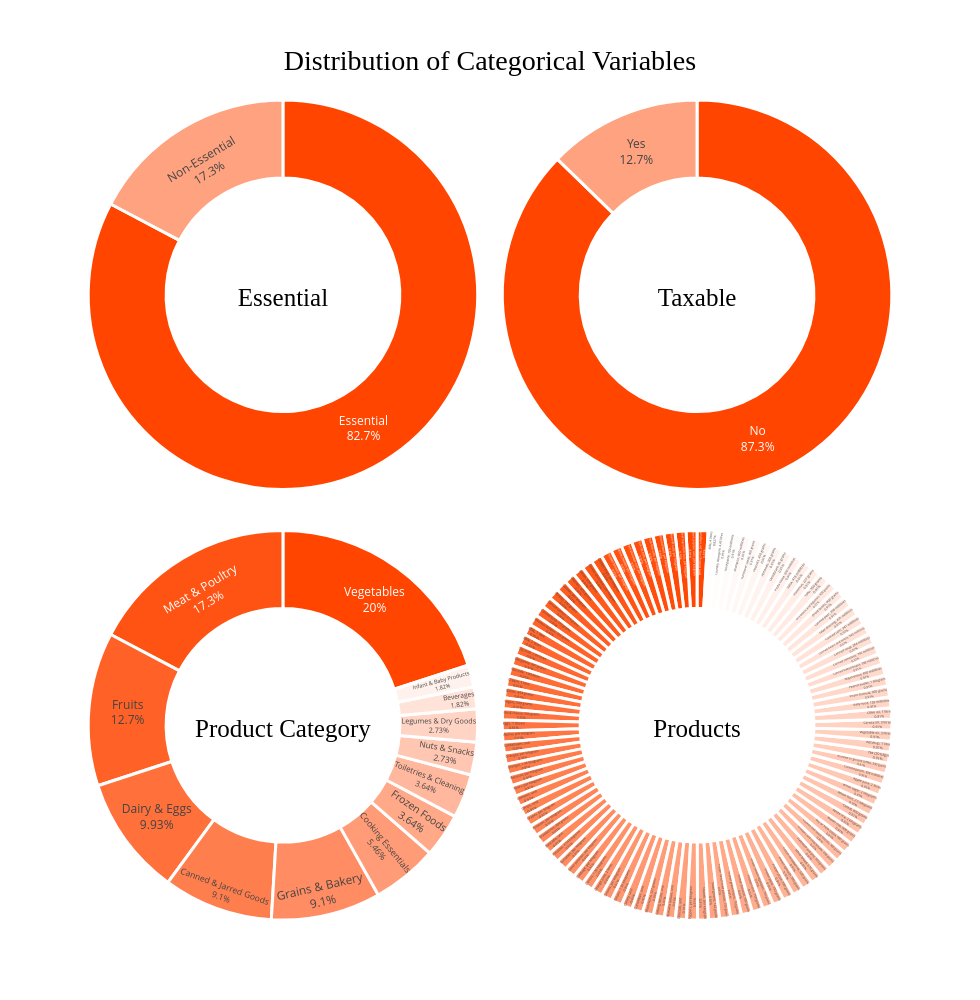

The notebook cell this image was saved under:
### Code cell
fig = make_subplots(rows=2, cols=2, specs=[[{'type':'domain'}]*2]*2, vertical_spacing=0.05, horizontal_spacing=0.01)


for i, feature in enumerate(df_categorical.columns):
    value_counts = df_categorical[feature].value_counts()
    labels = value_counts.index.tolist()
    values = value_counts.values.tolist()

    cmap = colors.LinearSegmentedColormap.from_list("orangered", ["orangered", "white"])
    norm = colors.Normalize(vmin=0, vmax=len(labels))
    color_list = [colors.rgb2hex(cmap(norm(i))) for i in range(len(labels))]

    pie_chart = go.Pie(
        labels=labels,
        values=values,
        hole=0.6,
        marker=dict(colors=color_list, line=dict(color='white', width=3)),
        textposition='inside',
        textinfo='percent+label',
        title=feature, 
        title_font=dict(size=25, color='black', family='Calibri')
    )

    if i < 4:
        row = i // 2 + 1
        col = i % 2 + 1
        fig.add_trace(pie_chart, row=row, col=col)

# Update the layout
fig.update_layout(showlegend=False, height=1000, width=980, 
                   title={
                          'text':"Distribution of Categorical Variables",
                          'y':0.95,
                          'x':0.5,
                          'xanchor':'center',
                          'yanchor':'top',
                          'font': {'size':28, 'color':'black', 'family':'Calibri'}
                         })

# Show the plot
fig.show()

### Figure 1 — Plotly figure (JSON) as saved in the notebook; plotly's stock layout.template omitted (floating-point values rounded to 4 significant figures)
{"data": [{"domain": {"x": [0, 0.495], "y": [0.525, 1]}, "hole": 0.6, "labels": ["Essential", "Non-Essential"], "marker": {"colors": ["#ff4500", "#ffa280"], "line": {"color": "white", "width": 3}}, "textinfo": "percent+label", "textposition": "inside", "title": {"font": {"color": "black", "family": "Calibri", "size": 25}, "text": "Essential"}, "type": "pie", "values": [98000, 20482]}, {"domain": {"x": [0.505, 1], "y": [0.525, 1]}, "hole": 0.6, "labels": ["No", "Yes"], "marker": {"colors": ["#ff4500", "#ffa280"], "line": {"color": "white", "width": 3}}, "textinfo": "percent+label", "textposition": "inside", "title": {"font": {"color": "black", "family": "Calibri", "size": 25}, "text": "Taxable"}, "type": "pie", "values": [103390, 15092]}, {"domain": {"x": [0, 0.495], "y": [0, 0.475]}, "hole": 0.6, "labels": ["Vegetables", "Meat & Poultry", "Fruits", "Dairy & Eggs", "Canned & Jarred Goods", "Grains & Bakery", "Cooking Essentials", "Frozen Foods", "Toiletries & Cleaning", "Nuts & Snacks", "Legumes & Dry Goods", "Beverages", "Infant & Baby Products"], "marker": {"colors": ["#ff4500", "#ff5313", "#ff6127", "#ff703b", "#ff7e4e", "#ff8c62", "#ff9b76", "#ffa989", "#ffb89d", "#ffc6b1", "#ffd4c4", "#ffe3d8", "#fff1ec"], "line": {"color": "white", "width": 3}}, "textinfo": "percent+label", "textposition": "inside", "title": {"font": {"color": "black", "family": "Calibri", "size": 25}, "text": "Product Category"}, "type": "pie", "values": [23716, 20482, 15092, 11760, 10780, 10780, 6468, 4312, 4312, 3234, 3234, 2156, 2156]}, {"domain": {"x": [0.505, 1], "y": [0, 0.475]}, "hole": 0.6, "labels": ["Beef stewing cuts, per kilogram", "Beef striploin cuts, per kilogram", "Beef top sirloin cuts, per kilogram", "Beef rib cuts, per kilogram", "Ground beef, per kilogram", "Pork loin cuts, per kilogram", "Pork rib cuts, per kilogram", "Pork shoulder cuts, per kilogram", "Whole chicken, per kilogram", "Chicken breasts, per kilogram", "Chicken thigh, per kilogram", "Chicken drumsticks, per kilogram", "Bacon, 500 grams", "Wieners, 400 grams", "Salmon, per kilogram", "Shrimp, 300 grams", "Canned salmon, 213 grams", "Canned tuna, 170 grams", "Meatless burgers, 226 grams", "Milk, 1 litre", "Milk, 2 litres", "Soy milk, 1.89 litres", "Margarine, 907 grams", "Nut milk, 1.89 litres", "Cream, 1 litre", "Butter, 454 grams", "Yogurt, 500 grams", "Block cheese, 500 grams", "Eggs, 1 dozen", "Apples, per kilogram", "Cantaloupe, unit", "Oranges, per kilogram", "Oranges, 1.36 kilograms", "Bananas, per kilogram", "Pears, per kilogram", "Lemons, unit", "Limes, unit", "Grapes, per kilogram", "Potatoes, per kilogram", "Strawberries, 454 grams", "Avocado, unit", "Potatoes, 4.54 kilograms", "Tomatoes, per kilogram", "Sweet potatoes, per kilogram", "Cabbage, per kilogram", "Carrots, 1.36 kilograms", "Orange juice, 2 litres", "Onions, per kilogram", "Onions, 1.36 kilograms", "Celery, unit", "Cucumber, unit", "Mushrooms, 227 grams", "Iceberg lettuce, unit", "Romaine lettuce, unit", "Broccoli, unit", "Peppers, per kilogram", "Squash, per kilogram", "Salad greens, 142 grams", "Frozen french fried potatoes, 750 grams", "Frozen green beans, 750 grams", "Frozen broccoli, 500 grams", "Frozen corn, 750 grams ", "Frozen mixed vegetables, 750 grams ", "Frozen peas, 750 grams", "Frozen pizza, 390 grams", "Frozen spinach, 300 grams", "Frozen strawberries, 600 grams", "White bread, 675 grams", "Flatbread and pita, 500 grams ", "Crackers and crisp breads, 200 grams ", "Cookies and sweet biscuits, 300 grams ", "Dry or fresh pasta, 500 grams", "Brown rice, 900 grams ", "White rice, 2 kilograms", "Cereal, 400 grams", "Wheat flour, 2.5 kilograms", "White sugar, 2 kilograms", "Apple juice, 2 litres", "Canned peach, 398 millilitres", "Roasted or ground coffee, 340 grams", "Tea (20 bags)", "Ketchup, 1 litre", "Vegetable oil, 3 litres", "Canola oil, 3 litres", "Olive oil, 1 litre", "Baby food, 128 millilitres", "Infant formula, 900 grams ", "Peanut butter, 1 kilogram", "Mayonnaise, 890 millilitres ", "Canned baked beans, 398 millilitres", "Canned tomatoes, 796 millilitres", "Canned soup, 284 millilitres", "Canned beans and lentils, 540 millilitres", "Canned corn, 341 millilitres", "Salad dressing, 475 millilitres", "Canned pear, 398 millilitres", "Dried lentils, 900 grams", "Dry beans and legumes, 900 grams ", "Tofu, 350 grams ", "Hummus, 227 grams", "Salsa, 418 millilitres", "Pasta sauce, 650 millilitres", "Deodorant, 85 grams", "Almonds, 200 grams", "Peanuts, 450 grams", "Sunflower seeds, 400 grams ", "Shampoo, 400 millilitres", "Toothpaste, 100 millilitres", "Laundry detergent, 4.43 litres", "Milk, 4 litres"], "marker": {"colors": ["#ff4500", "#ff4602", "#ff4804", "#ff4906", "#ff4c09", "#ff4d0b", "#ff4e0d", "#ff5110", "#ff5212", "#ff5414", "#ff5617", "#ff5719", "#ff591b", "#ff5b1e", "#ff5c20", "#ff5e22", "#ff6025", "#ff6127", "#ff6329", "#ff652c", "#ff672e", "#ff6830", "#ff6a33", "#ff6c35", "#ff6d37", "#ff6f3a", "#ff713c", "#ff723e", "#ff7441", "#ff7643", "#ff7745", "#ff7a48", "#ff7b4a", "#ff7c4c", "#ff7f4f", "#ff8051", "#ff8253", "#ff8456", "#ff8558", "#ff875a", "#ff895d", "#ff8a5f", "#ff8c61", "#ff8e64", "#ff8f66", "#ff9168", "#ff936b", "#ff956d", "#ff966f", "#ff9872", "#ff9a74", "#ff9b76", "#ff9d79", "#ff9f7b", "#ffa07d", "#ffa280", "#ffa482", "#ffa584", "#ffa786", "#ffa989", "#ffaa8b", "#ffac8d", "#ffae90", "#ffaf92", "#ffb194", "#ffb397", "#ffb599", "#ffb69b", "#ffb89e", "#ffbaa0", "#ffbba2", "#ffbda5", "#ffbfa7", "#ffc0a9", "#ffc2ac", "#ffc4ae", "#ffc5b0", "#ffc8b3", "#ffc9b5", "#ffcab7", "#ffcdba", "#ffcebc", "#ffd0be", "#ffd2c1", "#ffd3c3", "#ffd5c5", "#ffd7c8", "#ffd8ca", "#ffdacc", "#ffdccf", "#ffddd1", "#ffdfd3", "#ffe1d6", "#ffe3d8", "#ffe4da", "#ffe6dd", "#ffe8df", "#ffe9e1", "#ffebe4", "#ffede6", "#ffeee8", "#fff0eb", "#fff2ed", "#fff3ef", "#fff6f2", "#fff7f4", "#fff8f6", "#fffbf9", "#fffcfb", "#fffefd"], "line": {"color": "white", "width": 3}}, "textinfo": "percent+label", "textposition": "inside", "title": {"font": {"color": "black", "family": "Calibri", "size": 25}, "text": "Products"}, "type": "pie", "values": [1078, 1078, 1078, 1078, 1078, 1078, 1078, 1078, 1078, 1078, 1078, 1078, 1078, 1078, 1078, 1078, 1078, 1078, 1078, 1078, 1078, 1078, 1078, 1078, 1078, 1078, 1078, 1078, 1078, 1078, 1078, 1078, 1078, 1078, 1078, 1078, 1078, 1078, 1078, 1078, 1078, 1078, 1078, 1078, 1078, 1078, 1078, 1078, 1078, 1078, 1078, 1078, 1078, 1078, 1078, 1078, 1078, 1078, 1078, 1078, 1078, 1078, 1078, 1078, 1078, 1078, 1078, 1078, 1078, 1078, 1078, 1078, 1078, 1078, 1078, 1078, 1078, 1078, 1078, 1078, 1078, 1078, 1078, 1078, 1078, 1078, 1078, 1078, 1078, 1078, 1078, 1078, 1078, 1078, 1078, 1078, 1078, 1078, 1078, 1078, 1078, 1078, 1078, 1078, 1078, 1078, 1078, 1078, 1078, 980]}], "layout": {"height": 1000, "showlegend": false, "title": {"font": {"color": "black", "family": "Calibri", "size": 28}, "text": "Distribution of Categorical Variables", "x": 0.5, "xanchor": "center", "y": 0.95, "yanchor": "top"}, "width": 980}}
